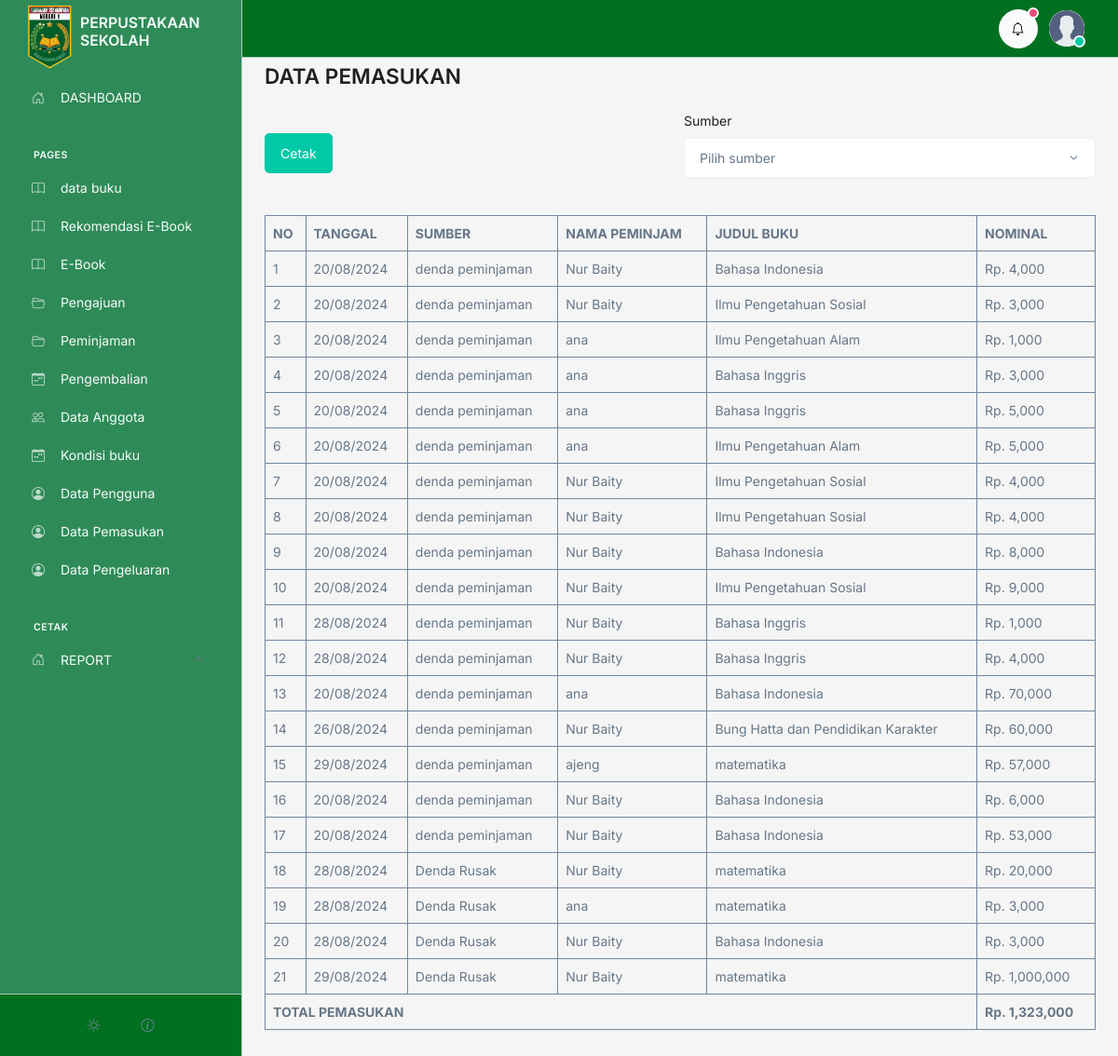
Screenshot of /admin/pemasukan/index.php (signed in) with the database file from the repository.
### tables this page shows
CREATE TABLE `pemasukan` (
  `id` int(100) NOT NULL,
  `id_peminjaman` int(100) NOT NULL,
  `id_buku` int(100) NOT NULL,
  `sumber` varchar(100) NOT NULL DEFAULT 'denda peminjaman',
  `jumlah_denda` int(100) NOT NULL
);

CREATE TABLE `peminjaman` (
  `id` int(50) NOT NULL,
  `id_anggota` int(50) NOT NULL,
  `id_buku` int(50) NOT NULL,
  `tanggal` varchar(100) NOT NULL,
  `tanggal_kembali` varchar(100) NOT NULL,
  `status` varchar(100) NOT NULL
);

CREATE TABLE `anggota` (
  `id` int(11) NOT NULL,
  `user_id` int(11) DEFAULT NULL,
  `nis` varchar(20) NOT NULL,
  `nama` varchar(100) NOT NULL,
  `email` varchar(100) NOT NULL DEFAULT 'm.nawir177@gmail.com',
  `telpon` varchar(15) NOT NULL DEFAULT '082255445566',
  `tempat_lahir` varchar(100) NOT NULL,
  `tanggal_lahir` varchar(100) NOT NULL,
  `kelamin` varchar(100) NOT NULL,
  `TA` varchar(100) NOT NULL,
  `alamat` text NOT NULL,
  `foto` varchar(100) NOT NULL,
  `verifikasi` tinyint(1) NOT NULL DEFAULT 0
);

CREATE TABLE `buku` (
  `id` int(11) NOT NULL,
  `id_kategori` int(11) DEFAULT 1,
  `tanggal` varchar(50) NOT NULL,
  `judul` varchar(200) NOT NULL,
  `pengarang` varchar(100) NOT NULL,
  `penerbit` varchar(100) NOT NULL,
  `tahun_terbit` varchar(50) NOT NULL,
  `isbn` varchar(200) NOT NULL,
  `jumlah` int(10) NOT NULL,
  `lokasi` varchar(200) NOT NULL,
  `deskripsi` text NOT NULL,
  `image` text NOT NULL
);

### admin/controller.php (called while the page is built, shortened)
<?php
$conn = mysqli_connect('localhost', 'root', '', 'perpustakaan');
function getFilterPemasukan(){
   global $conn;
   $query = "SELECT * FROM pemasukan";
   $rows = [];
   $result = mysqli_query($conn, $query);
   while ($row = mysqli_fetch_assoc($result)) {
      $rows[] = $row;
   }
   return $rows;
}
function show($table, $id)
{
   $query = "SELECT * FROM $table WHERE id='$id'";
   global $conn;
   $rows = [];
   $result = mysqli_query($conn, $query);
   while ($row = mysqli_fetch_assoc($result)) {
      $rows[] = $row;
   }
   return $rows[0];
}

### admin/pemasukan/index.php (the view, shortened to what this page needs)
<?php include '../controller.php'  ?>
<?php include '../template/header.php';
$totalPemasukan = 0;
$pemasukan = getFilterPemasukan();
$no = 1;
?>
<div class="container">
  <h1 class="mb-4">DATA PEMASUKAN</h1>
  <div class="d-flex gap-2">
    <div class="col">
      <button type="button" class="btn btn-success mt-4" onclick="printData()">Cetak</button>
    </div>
    <div class="col">
      <form action="" method="get" class="mb-3" id="filterForm">
        <div class="row">
          <div class="">
              <label for="sumber" class="form-label">Sumber</label>
              <select name="sumber" id="sumber" class="form-select" onchange="submitForm()">
                <option value="">Pilih sumber</option>
              </select>
          </div>
        </div>
    </form>
    </div>
  </div>
  <table class="w-full table-bordered border-secondary mt-4" cellpadding=8 style="width: 100%;">
    <thead class="mt-3">
      <tr>
        <th>NO</th>
        <th>TANGGAL</th>
        <th>SUMBER</th>
        <th>NAMA PEMINJAM</th>
        <th>JUDUL BUKU</th>
        <th>NOMINAL</th>
      </tr>
    </thead>
    <tbody>
      <?php foreach ($pemasukan as $value) :   ?>
        <?php $totalPemasukan += $value['jumlah_denda']  ?>
        <tr>
          <td>
            <?= $no++; ?>
          </td>
          <td><?= show('peminjaman', $value['id_peminjaman'])['tanggal']; ?></td>
          <td><?=$value['sumber']?></td>
          <td><?= show('anggota', show('peminjaman', $value['id_peminjaman'])['id_anggota'])['nama']; ?></td>
          <td><?= show('buku', $value['id_buku'])['judul']  ?></td>
          <td>Rp. <?= number_format($value['jumlah_denda'], 0, 00) ?></td>
        </tr>
      <?php endforeach  ?>
      <tr>
        <td colspan="5" class="font-weight-bold"><b>TOTAL PEMASUKAN</b></td>
        <td><b>Rp. <?= number_format($totalPemasukan, 0, 00) ?></b></td>
      </tr>
    </tbody>
  </table>
</div>
<?php include '../template/footer.php';
?>

### admin/template/header.php (style rules this page uses)
* { transition: unset !important; }
body { opacity: 0; }

### rows the page displays
pemasukan: id_peminjaman.tanggal "20/08/2024", sumber "denda peminjaman", id_peminjaman.nama "Nur Baity", id_buku.judul "Bahasa Indonesia", jumlah_denda "4,000"
pemasukan: id_peminjaman.tanggal "20/08/2024", sumber "denda peminjaman", id_peminjaman.nama "Nur Baity", id_buku.judul "Ilmu Pengetahuan Sosial", jumlah_denda "3,000"
pemasukan: id_peminjaman.tanggal "20/08/2024", sumber "denda peminjaman", id_peminjaman.nama "ana", id_buku.judul "Ilmu Pengetahuan Alam", jumlah_denda "1,000"
pemasukan: id_peminjaman.tanggal "20/08/2024", sumber "denda peminjaman", id_peminjaman.nama "ana", id_buku.judul "Bahasa Inggris", jumlah_denda "3,000"
pemasukan: id_peminjaman.tanggal "20/08/2024", sumber "denda peminjaman", id_peminjaman.nama "ana", id_buku.judul "Bahasa Inggris", jumlah_denda "5,000"
pemasukan: id_peminjaman.tanggal "20/08/2024", sumber "denda peminjaman", id_peminjaman.nama "ana", id_buku.judul "Ilmu Pengetahuan Alam", jumlah_denda "5,000"
pemasukan: id_peminjaman.tanggal "20/08/2024", sumber "denda peminjaman", id_peminjaman.nama "Nur Baity", id_buku.judul "Ilmu Pengetahuan Sosial", jumlah_denda "4,000"
pemasukan: id_peminjaman.tanggal "20/08/2024", sumber "denda peminjaman", id_peminjaman.nama "Nur Baity", id_buku.judul "Ilmu Pengetahuan Sosial", jumlah_denda "4,000"
pemasukan: id_peminjaman.tanggal "20/08/2024", sumber "denda peminjaman", id_peminjaman.nama "Nur Baity", id_buku.judul "Bahasa Indonesia", jumlah_denda "8,000"
pemasukan: id_peminjaman.tanggal "20/08/2024", sumber "denda peminjaman", id_peminjaman.nama "Nur Baity", id_buku.judul "Ilmu Pengetahuan Sosial", jumlah_denda "9,000"
pemasukan: id_peminjaman.tanggal "28/08/2024", sumber "denda peminjaman", id_peminjaman.nama "Nur Baity", id_buku.judul "Bahasa Inggris", jumlah_denda "1,000"
pemasukan: id_peminjaman.tanggal "28/08/2024", sumber "denda peminjaman", id_peminjaman.nama "Nur Baity", id_buku.judul "Bahasa Inggris", jumlah_denda "4,000"
pemasukan: id_peminjaman.tanggal "20/08/2024", sumber "denda peminjaman", id_peminjaman.nama "ana", id_buku.judul "Bahasa Indonesia", jumlah_denda "70,000"
pemasukan: id_peminjaman.tanggal "26/08/2024", sumber "denda peminjaman", id_peminjaman.nama "Nur Baity", id_buku.judul "Bung Hatta dan Pendidikan Karakter", jumlah_denda "60,000"
pemasukan: id_peminjaman.tanggal "29/08/2024", sumber "denda peminjaman", id_peminjaman.nama "ajeng", id_buku.judul "matematika", jumlah_denda "57,000"
pemasukan: id_peminjaman.tanggal "20/08/2024", sumber "denda peminjaman", id_peminjaman.nama "Nur Baity", id_buku.judul "Bahasa Indonesia", jumlah_denda "6,000"
pemasukan: id_peminjaman.tanggal "20/08/2024", sumber "denda peminjaman", id_peminjaman.nama "Nur Baity", id_buku.judul "Bahasa Indonesia", jumlah_denda "53,000"
pemasukan: id_peminjaman.tanggal "28/08/2024", sumber "Denda Rusak", id_peminjaman.nama "Nur Baity", id_buku.judul "matematika", jumlah_denda "20,000"
pemasukan: id_peminjaman.tanggal "28/08/2024", sumber "Denda Rusak", id_peminjaman.nama "ana", id_buku.judul "matematika", jumlah_denda "3,000"
pemasukan: id_peminjaman.tanggal "28/08/2024", sumber "Denda Rusak", id_peminjaman.nama "Nur Baity", id_buku.judul "Bahasa Indonesia", jumlah_denda "3,000"
pemasukan: id_peminjaman.tanggal "29/08/2024", sumber "Denda Rusak", id_peminjaman.nama "Nur Baity", id_buku.judul "matematika", jumlah_denda "1,000,000"

### other values shown
$totalPemasukan "1,323,000"
